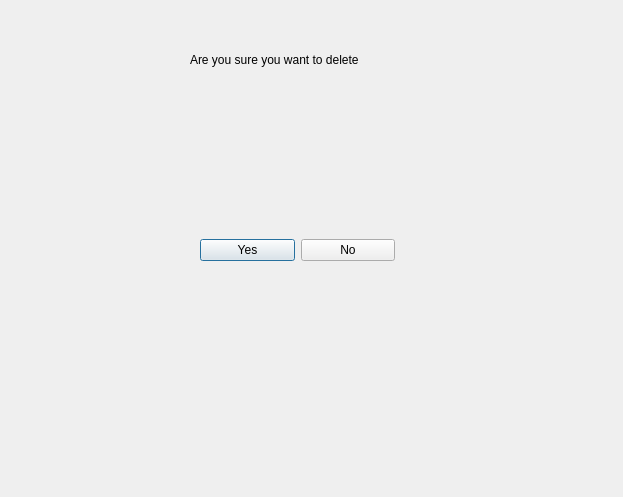
<?xml version="1.0" encoding="UTF-8"?>
<ui version="4.0">
 <class>deleteprojet</class>
 <widget class="QDialog" name="deleteprojet">
  <property name="geometry">
   <rect>
    <x>0</x>
    <y>0</y>
    <width>623</width>
    <height>497</height>
   </rect>
  </property>
  <property name="windowTitle">
   <string>Dialog</string>
  </property>
  <widget class="QLabel" name="label">
   <property name="geometry">
    <rect>
     <x>190</x>
     <y>50</y>
     <width>211</width>
     <height>20</height>
    </rect>
   </property>
   <property name="text">
    <string>Are you sure you want to delete</string>
   </property>
  </widget>
  <widget class="QWidget" name="horizontalLayoutWidget">
   <property name="geometry">
    <rect>
     <x>200</x>
     <y>210</y>
     <width>195</width>
     <height>80</height>
    </rect>
   </property>
   <layout class="QHBoxLayout" name="horizontalLayout">
    <item>
     <widget class="QPushButton" name="pushButton_2">
      <property name="text">
       <string>Yes</string>
      </property>
     </widget>
    </item>
    <item>
     <widget class="QPushButton" name="pushButton">
      <property name="text">
       <string>No</string>
      </property>
     </widget>
    </item>
   </layout>
  </widget>
 </widget>
 <resources/>
 <connections/>
</ui>
